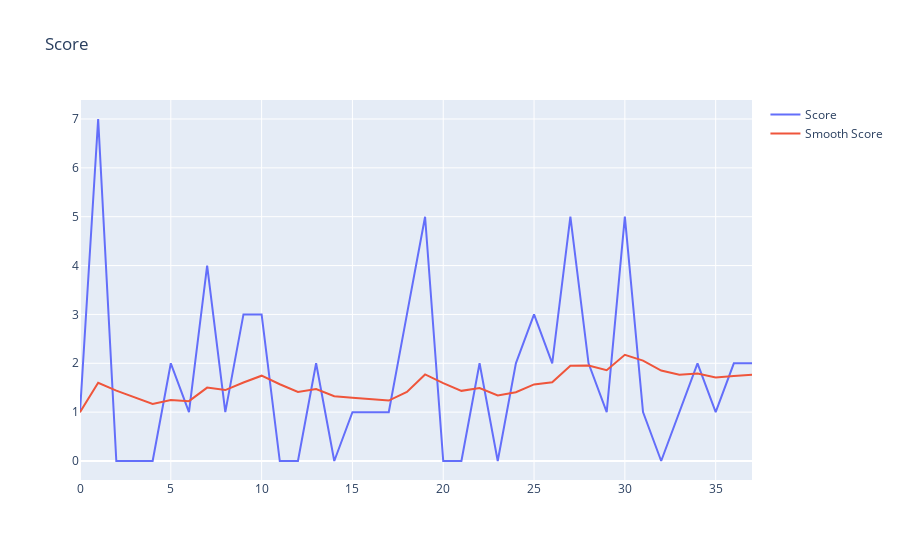
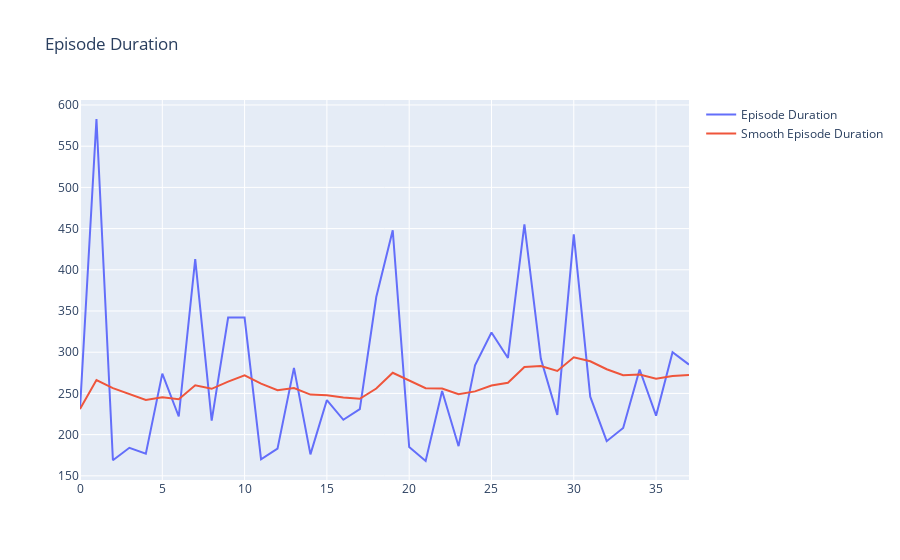
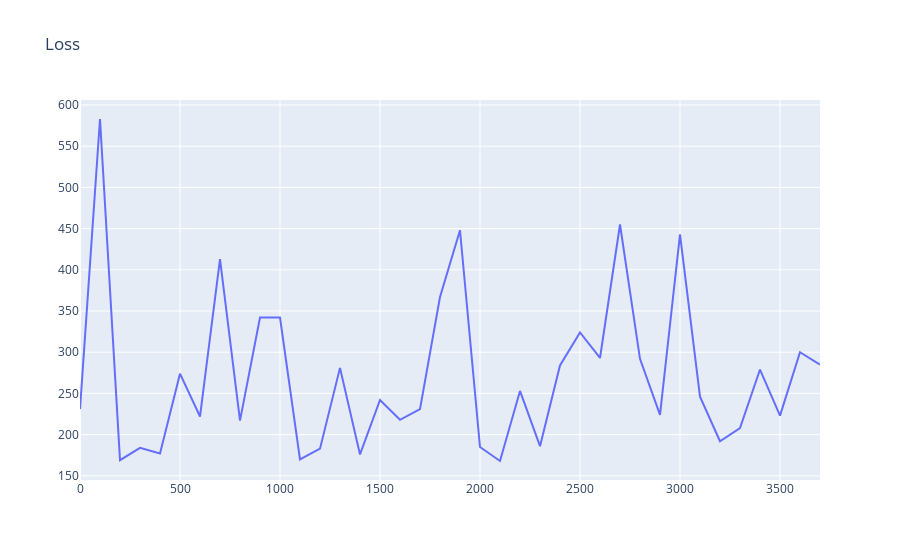
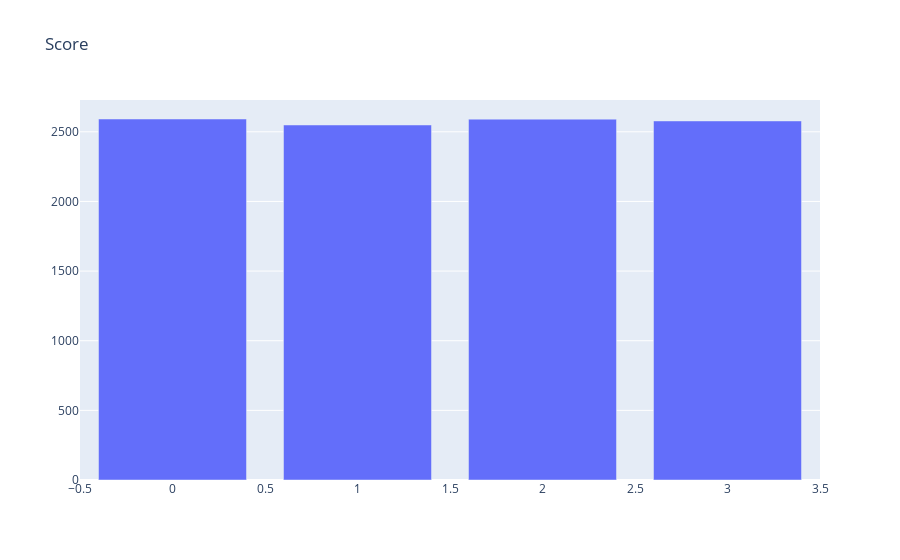

The notebook cell these images were saved under, in order:
### Code cell
model.show_stat()

### Figure 1 — Plotly figure (JSON) as saved in the notebook; plotly's stock layout.template omitted (floating-point values rounded to 4 significant figures)
{"data": [{"mode": "lines", "name": "Score", "y": [1.0, 7.0, 0.0, 0.0, 0.0, 2.0, 1.0, 4.0, 1.0, 3.0, 3.0, 0.0, 0.0, 2.0, 0.0, 1.0, 1.0, 1.0, 3.0, 5.0, 0.0, 0.0, 2.0, 0.0, 2.0, 3.0, 2.0, 5.0, 2.0, 1.0, 5.0, 1.0, 0.0, 1.0, 2.0, 1.0, 2.0, 2.0], "type": "scatter"}, {"mode": "lines", "name": "Smooth Score", "y": [1.0, 1.6, 1.44, 1.296, 1.166, 1.25, 1.225, 1.502, 1.452, 1.607, 1.746, 1.572, 1.414, 1.473, 1.326, 1.293, 1.264, 1.237, 1.414, 1.772, 1.595, 1.436, 1.492, 1.343, 1.409, 1.568, 1.611, 1.95, 1.955, 1.859, 2.173, 2.056, 1.85, 1.765, 1.789, 1.71, 1.739, 1.765], "type": "scatter"}], "layout": {"title": {"text": "Score"}}}

### Figure 2 — Plotly figure (JSON) as saved in the notebook; plotly's stock layout.template omitted (floating-point values rounded to 4 significant figures)
{"data": [{"mode": "lines", "name": "Episode Duration", "y": [231, 583, 169, 184, 177, 274, 222, 413, 217, 342, 342, 170, 183, 281, 176, 242, 218, 231, 367, 448, 185, 168, 253, 186, 284, 324, 293, 455, 292, 224, 443, 246, 192, 208, 279, 223, 300, 285], "type": "scatter"}, {"mode": "lines", "name": "Smooth Episode Duration", "y": [231, 266.2, 256.5, 249.2, 242.0, 245.2, 242.9, 259.9, 255.6, 264.2, 272.0, 261.8, 253.9, 256.6, 248.6, 247.9, 244.9, 243.5, 255.9, 275.1, 266.1, 256.3, 255.9, 249.0, 252.5, 259.6, 263.0, 282.2, 283.1, 277.2, 293.8, 289.0, 279.3, 272.2, 272.9, 267.9, 271.1, 272.5], "type": "scatter"}], "layout": {"title": {"text": "Episode Duration"}}}

### Figure 3 — Plotly figure (JSON) as saved in the notebook; plotly's stock layout.template omitted (floating-point values rounded to 4 significant figures)
{"data": [{"mode": "lines", "name": "Loss", "x": [0, 100, 200, 300, 400, 500, 600, 700, 800, 900, 1000, 1100, 1200, 1300, 1400, 1500, 1600, 1700, 1800, 1900, 2000, 2100, 2200, 2300, 2400, 2500, 2600, 2700, 2800, 2900, 3000, 3100, 3200, 3300, 3400, 3500, 3600, 3700, 3800, 3900, 4000, 4100, 4200, 4300, 4400, 4500, 4600, 4700, 4800, 4900, 5000, 5100, 5200, 5300, 5400, 5500, 5600, 5700, 5800, 5900, 6000, 6100, 6200, 6300, 6400, 6500, 6600, 6700, 6800, 6900, 7000, 7100, 7200, 7300, 7400, 7500, 7600, 7700, 7800, 7900, 8000, 8100, 8200, 8300, 8400, 8500, 8600, 8700, 8800, 8900, 9000, 9100, 9200, 9300, 9400, 9500, 9600, 9700, 9800, 9900, 10000, 10100, 10200], "y": [231, 583, 169, 184, 177, 274, 222, 413, 217, 342, 342, 170, 183, 281, 176, 242, 218, 231, 367, 448, 185, 168, 253, 186, 284, 324, 293, 455, 292, 224, 443, 246, 192, 208, 279, 223, 300, 285], "type": "scatter"}], "layout": {"title": {"text": "Loss"}}}

### Figure 4 — Plotly figure (JSON) as saved in the notebook; plotly's stock layout.template omitted (floating-point values rounded to 4 significant figures)
{"data": [{"name": "Actions", "x": [0, 1, 2, 3], "y": [2592, 2549, 2591, 2578], "type": "bar"}], "layout": {"title": {"text": "Score"}}}
